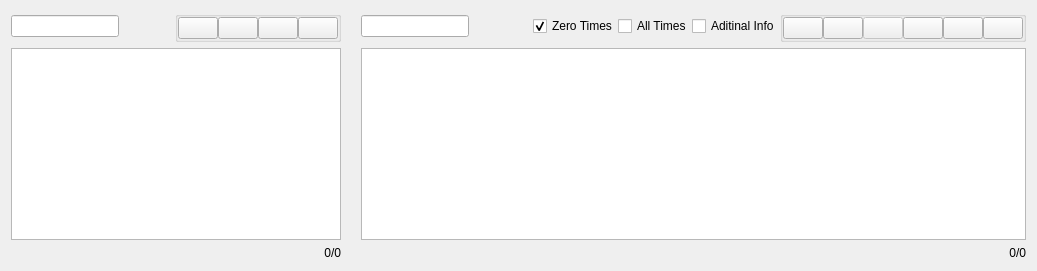
      <widget class="QWidget" name="tabRuns_Times">
       <attribute name="title">
        <string>Runs#Times</string>
       </attribute>
       <layout class="QGridLayout" name="gridLayout">
        <property name="horizontalSpacing">
         <number>0</number>
        </property>
        <item row="0" column="0">
         <widget class="QLineEdit" name="RunsFilterLineEdit">
          <property name="sizePolicy">
           <sizepolicy hsizetype="Fixed" vsizetype="Fixed">
            <horstretch>0</horstretch>
            <verstretch>0</verstretch>
           </sizepolicy>
          </property>
          <property name="dragEnabled">
           <bool>false</bool>
          </property>
         </widget>
        </item>
        <item row="0" column="1">
         <widget class="QPushButton" name="RunsFilterClear">
          <property name="sizePolicy">
           <sizepolicy hsizetype="Fixed" vsizetype="Fixed">
            <horstretch>0</horstretch>
            <verstretch>0</verstretch>
           </sizepolicy>
          </property>
          <property name="text">
           <string/>
          </property>
          <property name="icon">
           <iconset>
            <normaloff>gui/icons/mail-delete.png</normaloff>gui/icons/mail-delete.png</iconset>
          </property>
          <property name="flat">
           <bool>true</bool>
          </property>
         </widget>
        </item>
        <item row="1" column="0" colspan="4">
         <widget class="QTreeView" name="RunsProxyView">
          <property name="sizePolicy">
           <sizepolicy hsizetype="Expanding" vsizetype="Expanding">
            <horstretch>2</horstretch>
            <verstretch>0</verstretch>
           </sizepolicy>
          </property>
         </widget>
        </item>
        <item row="2" column="3">
         <widget class="QLabel" name="runsCounter">
          <property name="layoutDirection">
           <enum>Qt::LeftToRight</enum>
          </property>
          <property name="text">
           <string>0/0</string>
          </property>
          <property name="alignment">
           <set>Qt::AlignRight|Qt::AlignTrailing|Qt::AlignVCenter</set>
          </property>
         </widget>
        </item>
        <item row="0" column="3">
         <widget class="QGroupBox" name="groupBox_2">
          <property name="sizePolicy">
           <sizepolicy hsizetype="Fixed" vsizetype="Preferred">
            <horstretch>0</horstretch>
            <verstretch>0</verstretch>
           </sizepolicy>
          </property>
          <property name="title">
           <string/>
          </property>
          <layout class="QHBoxLayout" name="horizontalLayout_2">
           <property name="spacing">
            <number>0</number>
           </property>
           <property name="margin">
            <number>0</number>
           </property>
           <item>
            <widget class="QPushButton" name="RunsAdd">
             <property name="sizePolicy">
              <sizepolicy hsizetype="Fixed" vsizetype="Fixed">
               <horstretch>0</horstretch>
               <verstretch>0</verstretch>
              </sizepolicy>
             </property>
             <property name="text">
              <string/>
             </property>
             <property name="icon">
              <iconset>
               <normaloff>gui/icons/list-add.png</normaloff>gui/icons/list-add.png</iconset>
             </property>
             <property name="iconSize">
              <size>
               <width>24</width>
               <height>24</height>
              </size>
             </property>
             <property name="autoDefault">
              <bool>false</bool>
             </property>
             <property name="default">
              <bool>false</bool>
             </property>
            </widget>
           </item>
           <item>
            <widget class="QPushButton" name="RunsRemove">
             <property name="sizePolicy">
              <sizepolicy hsizetype="Fixed" vsizetype="Fixed">
               <horstretch>0</horstretch>
               <verstretch>0</verstretch>
              </sizepolicy>
             </property>
             <property name="text">
              <string/>
             </property>
             <property name="icon">
              <iconset>
               <normaloff>gui/icons/list-remove.png</normaloff>gui/icons/list-remove.png</iconset>
             </property>
             <property name="iconSize">
              <size>
               <width>24</width>
               <height>24</height>
              </size>
             </property>
            </widget>
           </item>
           <item>
            <widget class="QPushButton" name="RunsExport">
             <property name="sizePolicy">
              <sizepolicy hsizetype="Fixed" vsizetype="Fixed">
               <horstretch>0</horstretch>
               <verstretch>0</verstretch>
              </sizepolicy>
             </property>
             <property name="text">
              <string/>
             </property>
             <property name="icon">
              <iconset>
               <normaloff>gui/icons/export.png</normaloff>gui/icons/export.png</iconset>
             </property>
             <property name="iconSize">
              <size>
               <width>24</width>
               <height>24</height>
              </size>
             </property>
            </widget>
           </item>
           <item>
            <widget class="QPushButton" name="RunsDelete">
             <property name="sizePolicy">
              <sizepolicy hsizetype="Fixed" vsizetype="Fixed">
               <horstretch>0</horstretch>
               <verstretch>0</verstretch>
              </sizepolicy>
             </property>
             <property name="text">
              <string/>
             </property>
             <property name="icon">
              <iconset>
               <normaloff>gui/icons/emptytrash.png</normaloff>gui/icons/emptytrash.png</iconset>
             </property>
             <property name="iconSize">
              <size>
               <width>24</width>
               <height>24</height>
              </size>
             </property>
            </widget>
           </item>
          </layout>
         </widget>
        </item>
        <item row="0" column="9">
         <widget class="QCheckBox" name="TimesShowAll">
          <property name="sizePolicy">
           <sizepolicy hsizetype="Fixed" vsizetype="Fixed">
            <horstretch>0</horstretch>
            <verstretch>0</verstretch>
           </sizepolicy>
          </property>
          <property name="text">
           <string>All Times</string>
          </property>
         </widget>
        </item>
        <item row="0" column="5">
         <widget class="QLineEdit" name="TimesFilterLineEdit">
          <property name="sizePolicy">
           <sizepolicy hsizetype="Fixed" vsizetype="Fixed">
            <horstretch>0</horstretch>
            <verstretch>0</verstretch>
           </sizepolicy>
          </property>
         </widget>
        </item>
        <item row="0" column="6">
         <widget class="QPushButton" name="TimesFilterClear">
          <property name="sizePolicy">
           <sizepolicy hsizetype="Fixed" vsizetype="Fixed">
            <horstretch>0</horstretch>
            <verstretch>0</verstretch>
           </sizepolicy>
          </property>
          <property name="text">
           <string/>
          </property>
          <property name="icon">
           <iconset>
            <normaloff>gui/icons/mail-delete.png</normaloff>gui/icons/mail-delete.png</iconset>
          </property>
          <property name="flat">
           <bool>true</bool>
          </property>
         </widget>
        </item>
        <item row="0" column="11">
         <widget class="QGroupBox" name="groupBox_3">
          <property name="sizePolicy">
           <sizepolicy hsizetype="Fixed" vsizetype="Preferred">
            <horstretch>0</horstretch>
            <verstretch>0</verstretch>
           </sizepolicy>
          </property>
          <property name="title">
           <string/>
          </property>
          <layout class="QHBoxLayout" name="horizontalLayout_3">
           <property name="spacing">
            <number>0</number>
           </property>
           <property name="margin">
            <number>0</number>
           </property>
           <item>
            <widget class="QPushButton" name="TimesAdd">
             <property name="sizePolicy">
              <sizepolicy hsizetype="Fixed" vsizetype="Fixed">
               <horstretch>0</horstretch>
               <verstretch>0</verstretch>
              </sizepolicy>
             </property>
             <property name="text">
              <string/>
             </property>
             <property name="icon">
              <iconset>
               <normaloff>gui/icons/list-add.png</normaloff>gui/icons/list-add.png</iconset>
             </property>
             <property name="iconSize">
              <size>
               <width>24</width>
               <height>24</height>
              </size>
             </property>
             <property name="autoDefault">
              <bool>false</bool>
             </property>
             <property name="default">
              <bool>false</bool>
             </property>
            </widget>
           </item>
           <item>
            <widget class="QPushButton" name="TimesRemove">
             <property name="sizePolicy">
              <sizepolicy hsizetype="Fixed" vsizetype="Fixed">
               <horstretch>0</horstretch>
               <verstretch>0</verstretch>
              </sizepolicy>
             </property>
             <property name="text">
              <string/>
             </property>
             <property name="icon">
              <iconset>
               <normaloff>gui/icons/list-remove.png</normaloff>gui/icons/list-remove.png</iconset>
             </property>
             <property name="iconSize">
              <size>
               <width>24</width>
               <height>24</height>
              </size>
             </property>
            </widget>
           </item>
           <item>
            <widget class="QPushButton" name="TimesImport">
             <property name="enabled">
              <bool>false</bool>
             </property>
             <property name="sizePolicy">
              <sizepolicy hsizetype="Fixed" vsizetype="Fixed">
               <horstretch>0</horstretch>
               <verstretch>0</verstretch>
              </sizepolicy>
             </property>
             <property name="text">
              <string/>
             </property>
             <property name="icon">
              <iconset>
               <normaloff>gui/icons/import.png</normaloff>gui/icons/import.png</iconset>
             </property>
             <property name="iconSize">
              <size>
               <width>24</width>
               <height>24</height>
              </size>
             </property>
            </widget>
           </item>
           <item>
            <widget class="QPushButton" name="TimesExport">
             <property name="sizePolicy">
              <sizepolicy hsizetype="Fixed" vsizetype="Fixed">
               <horstretch>0</horstretch>
               <verstretch>0</verstretch>
              </sizepolicy>
             </property>
             <property name="text">
              <string/>
             </property>
             <property name="icon">
              <iconset>
               <normaloff>gui/icons/export.png</normaloff>gui/icons/export.png</iconset>
             </property>
             <property name="iconSize">
              <size>
               <width>24</width>
               <height>24</height>
              </size>
             </property>
            </widget>
           </item>
           <item>
            <widget class="QPushButton" name="TimesWwwExport">
             <property name="sizePolicy">
              <sizepolicy hsizetype="Fixed" vsizetype="Fixed">
               <horstretch>0</horstretch>
               <verstretch>0</verstretch>
              </sizepolicy>
             </property>
             <property name="text">
              <string/>
             </property>
             <property name="icon">
              <iconset>
               <normaloff>gui/icons/internet-web-browser.png</normaloff>gui/icons/internet-web-browser.png</iconset>
             </property>
             <property name="iconSize">
              <size>
               <width>24</width>
               <height>24</height>
              </size>
             </property>
            </widget>
           </item>
           <item>
            <widget class="QPushButton" name="TimesDelete">
             <property name="sizePolicy">
              <sizepolicy hsizetype="Fixed" vsizetype="Fixed">
               <horstretch>0</horstretch>
               <verstretch>0</verstretch>
              </sizepolicy>
             </property>
             <property name="text">
              <string/>
             </property>
             <property name="icon">
              <iconset>
               <normaloff>gui/icons/emptytrash.png</normaloff>gui/icons/emptytrash.png</iconset>
             </property>
             <property name="iconSize">
              <size>
               <width>24</width>
               <height>24</height>
              </size>
             </property>
            </widget>
           </item>
          </layout>
         </widget>
        </item>
        <item row="1" column="5" colspan="7">
         <widget class="QTreeView" name="TimesProxyView">
          <property name="sizePolicy">
           <sizepolicy hsizetype="Expanding" vsizetype="Expanding">
            <horstretch>3</horstretch>
            <verstretch>0</verstretch>
           </sizepolicy>
          </property>
         </widget>
        </item>
        <item row="0" column="8">
         <widget class="QCheckBox" name="timesShowZero">
          <property name="sizePolicy">
           <sizepolicy hsizetype="Fixed" vsizetype="Fixed">
            <horstretch>0</horstretch>
            <verstretch>0</verstretch>
           </sizepolicy>
          </property>
          <property name="text">
           <string>Zero Times</string>
          </property>
          <property name="checked">
           <bool>true</bool>
          </property>
         </widget>
        </item>
        <item row="2" column="11">
         <widget class="QLabel" name="timesCounter">
          <property name="text">
           <string>0/0</string>
          </property>
          <property name="alignment">
           <set>Qt::AlignRight|Qt::AlignTrailing|Qt::AlignVCenter</set>
          </property>
         </widget>
        </item>
        <item row="0" column="4">
         <spacer name="horizontalSpacer_3">
          <property name="orientation">
           <enum>Qt::Horizontal</enum>
          </property>
          <property name="sizeType">
           <enum>QSizePolicy::Fixed</enum>
          </property>
          <property name="sizeHint" stdset="0">
           <size>
            <width>20</width>
            <height>20</height>
           </size>
          </property>
         </spacer>
        </item>
        <item row="0" column="7">
         <spacer name="horizontalSpacer">
          <property name="orientation">
           <enum>Qt::Horizontal</enum>
          </property>
          <property name="sizeType">
           <enum>QSizePolicy::Preferred</enum>
          </property>
          <property name="sizeHint" stdset="0">
           <size>
            <width>40</width>
            <height>20</height>
           </size>
          </property>
         </spacer>
        </item>
        <item row="0" column="10">
         <widget class="QCheckBox" name="timesAdditionalInfo">
          <property name="sizePolicy">
           <sizepolicy hsizetype="Fixed" vsizetype="Fixed">
            <horstretch>0</horstretch>
            <verstretch>0</verstretch>
           </sizepolicy>
          </property>
          <property name="text">
           <string>Aditinal Info</string>
          </property>
         </widget>
        </item>
       </layout>
      </widget>
